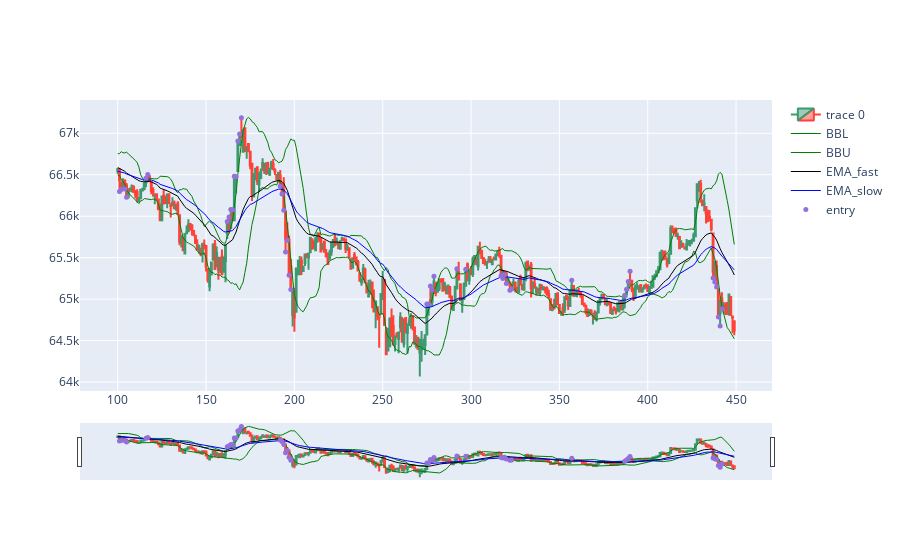

This figure's notebook cell:
### Code cell
import plotly.graph_objects as go
from plotly.subplots import make_subplots
from datetime import datetime
st=100
dfpl = df[st:st+350]
#dfpl.reset_index(inplace=True)
fig = go.Figure(data=[go.Candlestick(x=dfpl.index,
                open=dfpl['Open'],
                high=dfpl['High'],
                low=dfpl['Low'],
                close=dfpl['Close']),

                go.Scatter(x=dfpl.index, y=dfpl['BBL_15_1.5'], 
                           line=dict(color='green', width=1), 
                           name="BBL"),
                go.Scatter(x=dfpl.index, y=dfpl['BBU_15_1.5'], 
                           line=dict(color='green', width=1), 
                           name="BBU"),
                go.Scatter(x=dfpl.index, y=dfpl['EMA_fast'], 
                           line=dict(color='black', width=1), 
                           name="EMA_fast"),
                go.Scatter(x=dfpl.index, y=dfpl['EMA_slow'], 
                           line=dict(color='blue', width=1), 
                           name="EMA_slow")])

fig.add_scatter(x=dfpl.index, y=dfpl['pointpos'], mode="markers",
                marker=dict(size=5, color="MediumPurple"),
                name="entry")

fig.show()

### Figure 1 — Plotly figure (JSON) as saved in the notebook; plotly's stock layout.template omitted (floating-point values rounded to 4 significant figures; data arrays with more than 128 entries replaced by an {"elided": "..."} marker saying what was removed)
{"data": [{"close": {"elided": "350 float values"}, "high": {"elided": "350 float values"}, "low": {"elided": "350 float values"}, "open": {"elided": "350 float values"}, "type": "candlestick", "x": {"elided": "350 int values"}}, {"line": {"color": "green", "width": 1}, "name": "BBL", "type": "scatter", "x": {"elided": "350 int values"}, "y": {"elided": "350 float values"}}, {"line": {"color": "green", "width": 1}, "name": "BBU", "type": "scatter", "x": {"elided": "350 int values"}, "y": {"elided": "350 float values"}}, {"line": {"color": "black", "width": 1}, "name": "EMA_fast", "type": "scatter", "x": {"elided": "350 int values"}, "y": {"elided": "350 float values"}}, {"line": {"color": "blue", "width": 1}, "name": "EMA_slow", "type": "scatter", "x": {"elided": "350 int values"}, "y": {"elided": "350 float values"}}, {"marker": {"color": "MediumPurple", "size": 5}, "mode": "markers", "name": "entry", "type": "scatter", "x": {"elided": "350 int values"}, "y": {"elided": "350 float values"}}], "layout": {}}
